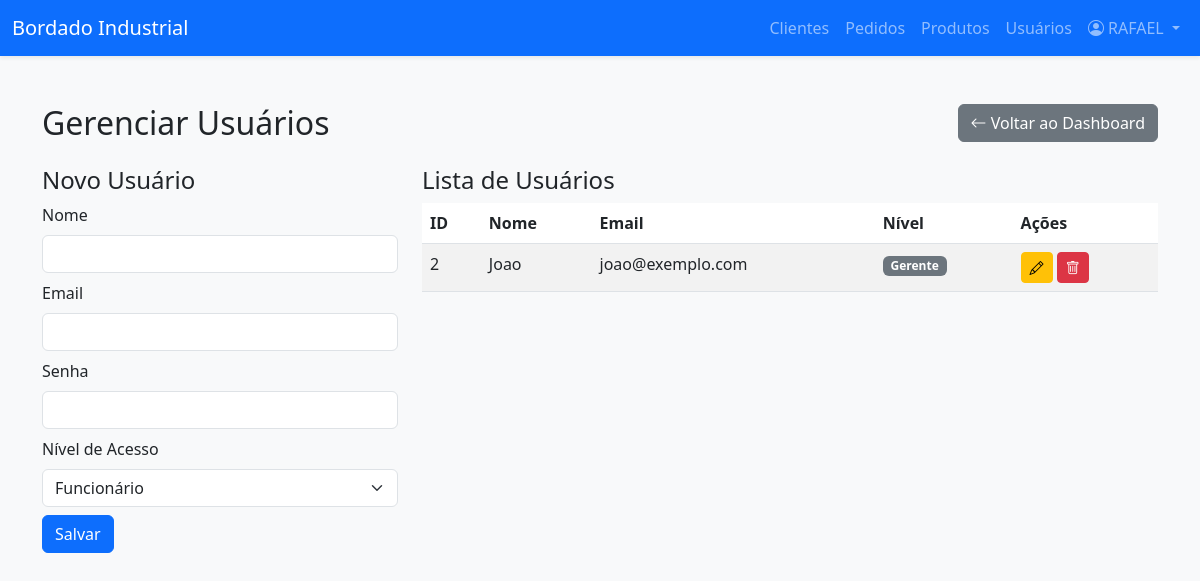
/usuarios.php (signed in), run on the app's committed database.
### tables this page shows
CREATE TABLE `usuarios` (
  `id` int NOT NULL AUTO_INCREMENT,
  `nome` varchar(100) NOT NULL,
  `email` varchar(100) NOT NULL,
  `senha` varchar(255) NOT NULL,
  `nivel` enum('dono','gerente','funcionario') NOT NULL DEFAULT 'funcionario',
  PRIMARY KEY (`id`),
  UNIQUE KEY `uk_usuarios_email` (`email`)
);

### usuarios.php (the view, shortened to what this page needs)
<?php
require_once 'bootstrap.php';
$usuarios_result = $conn->query("SELECT id, nome, email, nivel FROM usuarios WHERE id != {$_SESSION['user_id']} ORDER BY nome ASC");
$usuarioEdit = null;
?>
<!DOCTYPE html>
<html lang="pt-br">
<head>
    <link href="https://cdn.jsdelivr.net/npm/bootstrap@5.3.0/dist/css/bootstrap.min.css" rel="stylesheet">
    <link rel="stylesheet" href="https://cdn.jsdelivr.net/npm/bootstrap-icons@1.10.5/font/bootstrap-icons.css">
</head>
<body class="bg-light">
<?php include 'partials/navbar.php'; ?>
<div class="container mt-5">
    <div class="d-flex justify-content-between align-items-center mb-4">
        <h2 class="mb-0">Gerenciar Usuários</h2>
        <a href="dashboard.php" class="btn btn-secondary"><i class="bi bi-arrow-left"></i> Voltar ao Dashboard</a>
    </div>
    <div class="row">
        <div class="col-md-4">
            <h4><?php echo $usuarioEdit ? 'Editar Usuário' : 'Novo Usuário'; ?></h4>
            <form method="POST" action="?acao=<?php echo $usuarioEdit ? 'edit&id=' . $usuarioEdit['id'] : 'add'; ?>">
                <div class="mb-2"><label for="nome" class="form-label">Nome</label><input type="text" class="form-control" id="nome" name="nome" required value="<?php echo htmlspecialchars($usuarioEdit['nome'] ?? ''); ?>"></div>
                <div class="mb-2"><label for="email" class="form-label">Email</label><input type="email" class="form-control" id="email" name="email" required value="<?php echo htmlspecialchars($usuarioEdit['email'] ?? ''); ?>"></div>
                <div class="mb-2"><label for="senha" class="form-label">Senha</label><input type="password" class="form-control" id="senha" name="senha" <?php echo $usuarioEdit ? '' : 'required'; ?>></div>
                <div class="mb-2">
                    <label for="nivel" class="form-label">Nível de Acesso</label>
                    <select class="form-select" id="nivel" name="nivel" required>
                        <option value="funcionario" <?php echo (isset($usuarioEdit['nivel']) && $usuarioEdit['nivel'] == 'funcionario') ? 'selected' : ''; ?>>Funcionário</option>
                    </select>
                </div>
                <button type="submit" class="btn btn-primary">Salvar</button>
            </form>
        </div>
        <div class="col-md-8">
            <h4>Lista de Usuários</h4>
            <table class="table table-striped table-hover">
                <thead><tr><th>ID</th><th>Nome</th><th>Email</th><th>Nível</th><th>Ações</th></tr></thead>
                <tbody>
                <?php while ($u = $usuarios_result->fetch_assoc()): ?>
                    <tr>
                        <td><?php echo $u['id']; ?></td>
                        <td><?php echo htmlspecialchars($u['nome']); ?></td>
                        <td><?php echo htmlspecialchars($u['email']); ?></td>
                        <td><span class="badge bg-secondary"><?php echo ucfirst(htmlspecialchars($u['nivel'])); ?></span></td>
                        <td>
                            <a href="?acao=edit&id=<?php echo $u['id']; ?>" class="btn btn-sm btn-warning"><i class="bi bi-pencil"></i></a>
                            <a href="?acao=del&id=<?php echo $u['id']; ?>" class="btn btn-sm btn-danger" onclick="return confirm('Tem certeza?')"><i class="bi bi-trash"></i></a>
                        </td>
                    </tr>
                <?php endwhile; ?>
                </tbody>
            </table>
        </div>
    </div>
</div>
</body>
</html>

### data on the page
usuarios: id "2", nome "Joao", email "joao@exemplo.com", nivel "Gerente"

### other printed values
$_SESSION['usuario'] "RAFAEL"
